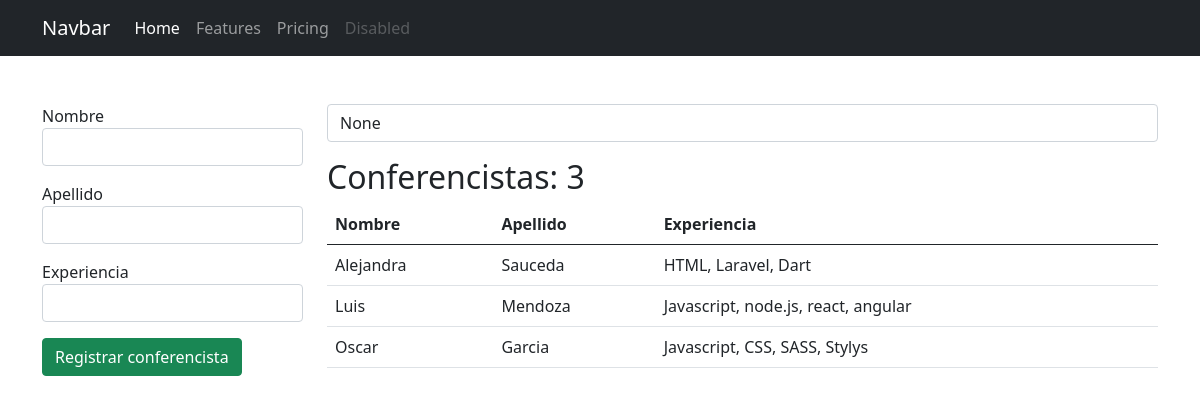
The app's page /conferencistas/ with its own data.
### app_registro/models.py (models this page shows, shortened)
class Conferencista(models.Model):
    nombre = models.CharField(max_length=30)
    apellido = models.CharField(max_length=35)
    experiencia = models.TextField()

### app_registro/views.py (the view, shortened to what this page needs)
# urls.py: path('conferencistas/', views.conferencistas, name='conferencistas'),
def conferencistas(request):
    q = request.GET.get('q')
    if q:
        data = Conferencista.objects.filter(nombre__startswith=q).order_by('nombre')
    else:
        data = Conferencista.objects.all().order_by('nombre')
    ctx = {
        'conferencistas': data,
        'q':q
    }
    return render(request, 'registro/conferencistas.html', ctx)

### app_registro/templates/registro/conferencistas.html (shortened to what this page needs)
{% extends "base.html" %}
{% block container %}
    <div class="row">
        <div class="col-3">
            <form action="{% url 'conferencistas' %}" method="post">
                <div class="mb-3">
                    <label for="nombre">Nombre</label>
                    <input type="text" name="nombre" id="nombre" class="form-control" required autofocus>
                </div>
                <div class="mb-3">
                    <label for="apellido">Apellido</label>
                    <input type="text" name="apellido" id="apellido" class="form-control" required>
                </div>
                <div class="mb-3">
                    <label for="experiencia">Experiencia</label>
                    <input type="text" name="experiencia" id="experiencia" class="form-control" required>
                </div>
                <div class="mb-3">
                    <input type="submit" class="btn btn-success" value="Registrar conferencista">
                </div>
            </form>
        </div>
        <div class="col-9">
            <form action="" method="GET">
                <input type="search" name="q" value="{{ q }}" class="form-control" placeholder="Buscar conferencistas">
            </form>
            <h2 class="mt-3">Conferencistas: {{ conferencistas.count }}</h2>
            <table class="table table-hover">
                <thead>
                    <tr>
                        <th>Nombre</th>
                        <th>Apellido</th>
                        <th>Experiencia</th>
                    </tr>
                </thead>
                <tbody>
                    {% for c in conferencistas %}
                    <tr>
                        <td>{{ c.nombre }}</td>
                        <td>{{ c.apellido }}</td>
                        <td>{{ c.experiencia }}</td>
                    </tr>
                    {% empty %}
                    <tr>
                        <td colspan="4" class="text-danger text-center">No se encontraron conferencistas</td>
                    </tr>
                    {% endfor %}
                </tbody>
            </table>
        </div>
    </div>
{% endblock %}

### global_templates/base.html (shortened to what this page needs)
<!DOCTYPE html>
<html lang="en">
<head>
    <link href="https://cdn.jsdelivr.net/npm/bootstrap@5.0.1/dist/css/bootstrap.min.css" rel="stylesheet">
</head>
<body>
    <nav class="navbar navbar-expand-lg navbar-dark bg-dark">
        <div class="container">
          <a class="navbar-brand" href="#">Navbar</a>
          <div class="collapse navbar-collapse" id="navbarNavAltMarkup">
            <div class="navbar-nav">
              <a class="nav-link active" aria-current="page" href="/">Home</a>
              <a class="nav-link" href="#">Features</a>
              <a class="nav-link" href="#">Pricing</a>
              <a class="nav-link disabled" href="#" tabindex="-1" aria-disabled="true">Disabled</a>
            </div>
          </div>
        </div>
      </nav>
      <div class="container mt-5">
        {% block container %}{% endblock %}
      </div>
  </body>
</html>

### records on screen
Conferencista: nombre "Alejandra", apellido "Sauceda", experiencia "HTML, Laravel, Dart"
Conferencista: nombre "Luis", apellido "Mendoza", experiencia "Javascript, node.js, react, angular"
Conferencista: nombre "Oscar", apellido "Garcia", experiencia "Javascript, CSS, SASS, Stylys"

### other values on screen
{{ conferencistas.count }} "3"
